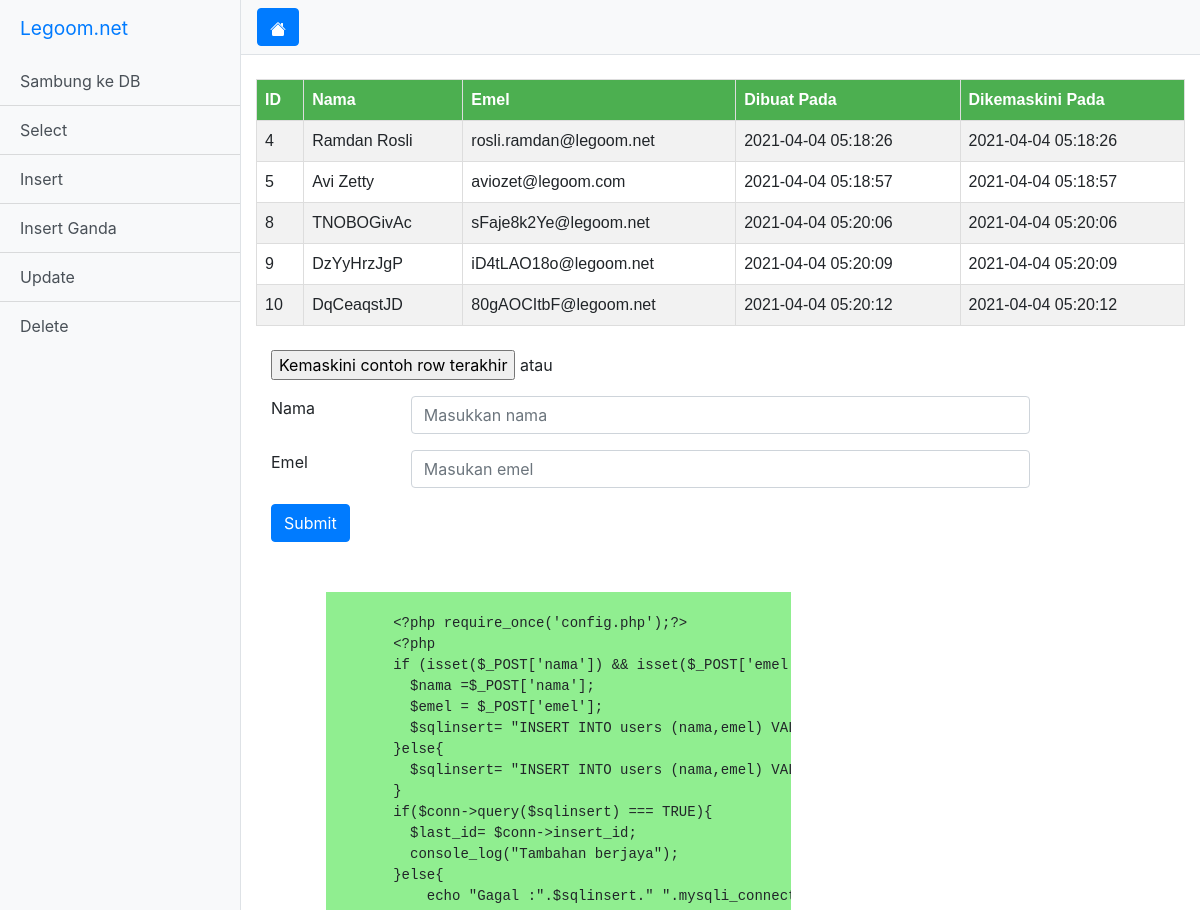
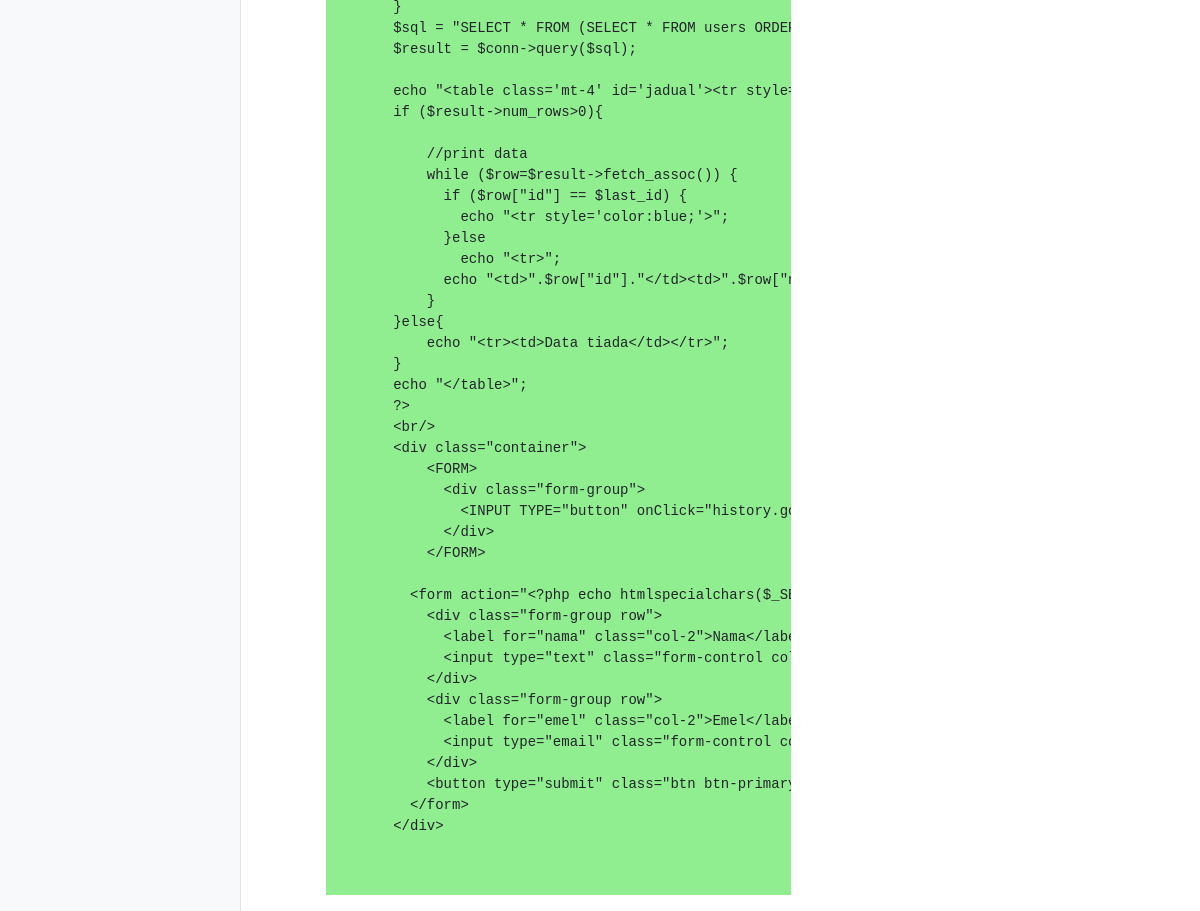
/index-insert.php, run on the app's committed database (2 pictures, top to bottom).
### tables this page shows
CREATE TABLE IF NOT EXISTS `users` (
  `id` int(7) NOT NULL AUTO_INCREMENT,
  `nama` varchar(254) DEFAULT NULL,
  `emel` varchar(254) NOT NULL,
  `created_at` timestamp NOT NULL DEFAULT CURRENT_TIMESTAMP,
  `updated_at` timestamp NOT NULL DEFAULT CURRENT_TIMESTAMP ON UPDATE CURRENT_TIMESTAMP,
  PRIMARY KEY (`id`)
);

### index-insert.php (the view, shortened to what this page needs)
<!DOCTYPE html><html lang="en"><head><?php include 'etc/head.php' ?></head>
  <body>
    <div class="d-flex" id="wrapper">
      <?php include 'etc/sidebar.php' ?>
      <div id="page-content-wrapper">
        <?php include 'etc/nav.php'; ?>
        <div class="container-fluid">
        <?php require_once('config.php');?>
        <?php
        if (isset($_POST['nama']) && isset($_POST['emel'])){
          $nama =$_POST['nama'];
          $emel = $_POST['emel'];
          $sqlinsert= "INSERT INTO users (nama,emel) VALUES('$nama','$emel');";
        }else{
          $sqlinsert= "INSERT INTO users (nama,emel) VALUES('".generateRandomName()."','".generateRandomEmail()."');";
        }
        if($conn->query($sqlinsert) === TRUE){
          $last_id= $conn->insert_id;
        }else{
            echo "Gagal :".$sqlinsert." ".mysqli_connect_error();
        }
        $sql = "SELECT * FROM (SELECT * FROM users ORDER BY id DESC LIMIT 5) sub ORDER BY id ASC  ";
        $result = $conn->query($sql);
        echo "<table class='mt-4' id='jadual'><tr style='background:tomato;'><th>ID</th><th>Nama</th><th>Emel</th><th>Dibuat Pada</th><th>Dikemaskini Pada</th></tr>";
        if ($result->num_rows>0){
            while ($row=$result->fetch_assoc()) {
              if ($row["id"] == $last_id) {
                echo "<tr style='color:blue;'>";
              }else
                echo "<tr>";
              echo "<td>".$row["id"]."</td><td>".$row["nama"]."</td><td>".$row["emel"]."</td><td>".$row["created_at"]."</td><td>".$row["updated_at"]."</td></tr>";
            }
        }else{
            echo "<tr><td>Data tiada</td></tr>";
        }
        echo "</table>";
        ?>
        <br/>
        <div class="container">
            <FORM action="https://legoom.biz.my/praktisphpmysql/index-insert.php" method="get">
              <div class="form-group">
                <INPUT TYPE="submit" id="frm1_submit" VALUE="Kemaskini contoh row terakhir"> atau
              </div>
            </FORM>
          <form action="<?php echo htmlspecialchars($_SERVER["PHP_SELF"]);?>" method="post" onSubmit="return Register('insert')">
            <div class="form-group row">
              <label for="nama" class="col-2">Nama</label>
              <input type="text" class="form-control col-8" id="nama" name="nama" placeholder="Masukkan nama">
            </div>
            <div class="form-group row">
              <label for="emel" class="col-2">Emel</label>
              <input type="email" class="form-control col-8" id="emel" name="emel" aria-describedby="emailHelp" placeholder="Masukan emel">
            </div>
            <button type="submit" class="btn btn-primary">Submit</button>
          </form>
        </div>
        <pre style="background:lightgreen; width:50%; margin-top:50px; margin-left:70px;"><blockquote>
        &lt;?php require_once('config.php');?&gt;
        &lt;?php
        if (isset($_POST['nama']) && isset($_POST['emel'])){
          $nama =$_POST['nama'];
          $emel = $_POST['emel'];
          $sqlinsert= "INSERT INTO users (nama,emel) VALUES('$nama','$emel');";
        }else{
          $sqlinsert= "INSERT INTO users (nama,emel) VALUES('".generateRandomName()."','".generateRandomEmail()."');";
        }
        if($conn-&gt;query($sqlinsert) === TRUE){
          $last_id= $conn-&gt;insert_id;
          console_log("Tambahan berjaya");
        }else{
            echo "Gagal :".$sqlinsert." ".mysqli_connect_error();
        }
        $sql = "SELECT * FROM (SELECT * FROM users ORDER BY id DESC LIMIT 5) sub ORDER BY id ASC  ";
        $result = $conn-&gt;query($sql);
        echo "&lt;table class='mt-4' id='jadual'&gt;&lt;tr style='background:tomato;'&gt;&lt;th&gt;ID&lt;/th&gt;&lt;th&gt;Nama&lt;/th&gt;&lt;th&gt;Emel&lt;/th&gt;&lt;th&gt;Dibuat Pada&lt;/th&gt;&lt;th&gt;Dikemaskini Pada&lt;/th&gt;&lt;/tr&gt;";
        if ($result-&gt;num_rows&gt;0){
            //print data
            while ($row=$result-&gt;fetch_assoc()) {
              if ($row["id"] == $last_id) {
                echo "&lt;tr style='color:blue;'&gt;";
              }else
                echo "&lt;tr&gt;";
              echo "&lt;td&gt;".$row["id"]."&lt;/td&gt;&lt;td&gt;".$row["nama"]."&lt;/td&gt;&lt;td&gt;".$row["emel"]."&lt;/td&gt;&lt;td&gt;".$row["created_at"]."&lt;/td&gt;&lt;td&gt;".$row["updated_at"]."&lt;/td&gt;&lt;/tr&gt;";
            }
        }else{
            echo "&lt;tr&gt;&lt;td&gt;Data tiada&lt;/td&gt;&lt;/tr&gt;";
        }
        echo "&lt;/table&gt;";
        ?&gt;
        &lt;br/&gt;
        &lt;div class="container"&gt;
            &lt;FORM&gt;
              &lt;div class="form-group"&gt;
                &lt;INPUT TYPE="button" onClick="history.go(0)" VALUE="Masukkan contoh"&gt; atau
              &lt;/div&gt;
            &lt;/FORM&gt;
          &lt;form action="&lt;?php echo htmlspecialchars($_SERVER["PHP_SELF"]);?&gt;" method="post" onSubmit="return Register('insert')"&gt;
            &lt;div class="form-group row"&gt;
              &lt;label for="nama" class="col-2"&gt;Nama&lt;/label&gt;
              &lt;input type="text" class="form-control col-8" id="nama" name="nama" placeholder="Masukkan nama"&gt;
            &lt;/div&gt;
            &lt;div class="form-group row"&gt;
              &lt;label for="emel" class="col-2"&gt;Emel&lt;/label&gt;
              &lt;input type="email" class="form-control col-8" id="emel" name="emel" aria-describedby="emailHelp" placeholder="Masukan emel"&gt;
            &lt;/div&gt;
            &lt;button type="submit" class="btn btn-primary"&gt;Submit&lt;/button&gt;
          &lt;/form&gt;
        &lt;/div&gt;</blockquote>
        </pre>
        </div>
      </div>
    </div><?php include 'etc/script.php' ?>
  </body>
</html>

### css/simple-sidebar.css (style rules this page uses)
#wrapper { overflow-x: hidden; }
#page-content-wrapper { min-width: 100vw; }
@media (min-width: 768px) { #page-content-wrapper { min-width: 0; width: 100%; } }

### etc/head.php (style rules this page uses)
#jadual { font-family: Arial, Helvetica, sans-serif; border-collapse: collapse; width: 100%; }
#jadual td, #jadual th { border: 1px solid #ddd; padding: 8px; }
#jadual tr:nth-child(even) { background-color: #f2f2f2; }
th { padding-top: 12px; padding-bottom: 12px; text-align: left; background-color: #4CAF50; color: white; }

### data on the page
users: id "4", nama "Ramdan Rosli", emel "rosli.ramdan@legoom.net", created_at "2021-04-04 05:18:26", updated_at "2021-04-04 05:18:26"
users: id "5", nama "Avi Zetty", emel "aviozet@legoom.com", created_at "2021-04-04 05:18:57", updated_at "2021-04-04 05:18:57"
users: id "8", nama "TNOBOGivAc", emel "sFaje8k2Ye@legoom.net", created_at "2021-04-04 05:20:06", updated_at "2021-04-04 05:20:06"
users: id "9", nama "DzYyHrzJgP", emel "iD4tLAO18o@legoom.net", created_at "2021-04-04 05:20:09", updated_at "2021-04-04 05:20:09"
users: id "10", nama "DqCeaqstJD", emel "80gAOCItbF@legoom.net", created_at "2021-04-04 05:20:12", updated_at "2021-04-04 05:20:12"
